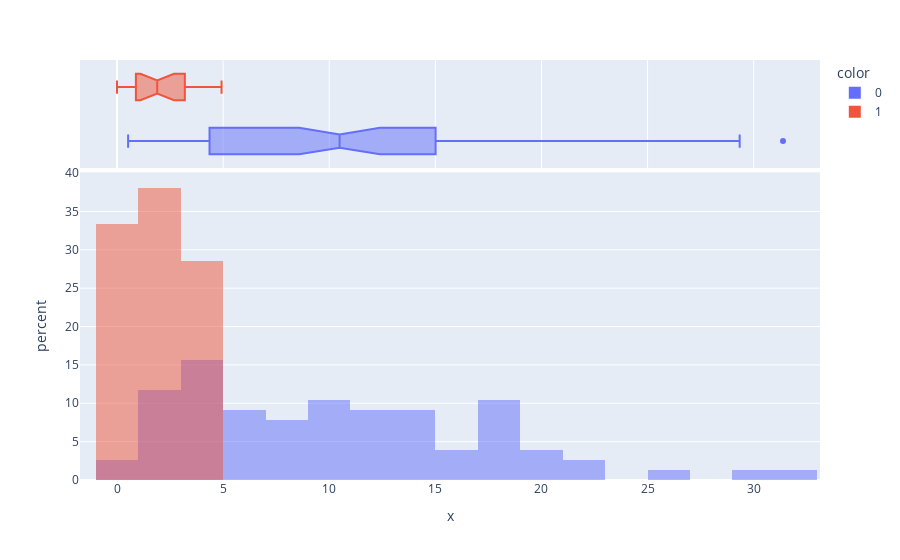

Here is the notebook cell this chart was saved with:
### Markdown cell above
### Use Histograms to Visualise the Monthly Distribution of Outcomes

**Challenge**: Create a [plotly histogram](https://plotly.com/python/histograms/) to show the monthly percentage of deaths. 

* Use docs to check out the available parameters. Use the [`color` parameter](https://plotly.github.io/plotly.py-docs/generated/plotly.express.histogram.html) to display two overlapping histograms.
* The time period of handwashing is shorter than not handwashing. Change `histnorm` to `percent` to make the time periods comparable. 
* Make the histograms slighlty transparent
* Experiment with the number of bins on the histogram. Which number work well in communicating the range of outcomes?
* Just for fun, display your box plot on the top of the histogram using the `marginal` parameter.

### Code cell
px.histogram(x=df_monthly.pct_deaths, color=df_monthly.after_handwashing,barmode='overlay', opacity=0.5, histnorm='percent', nbins=20, marginal='box')

### Figure 1 — Plotly figure (JSON) as saved in the notebook; plotly's stock layout.template omitted (floating-point values rounded to 4 significant figures)
{"data": [{"alignmentgroup": "True", "bingroup": "x", "histnorm": "percent", "hovertemplate": "color=0<br>x=%{x}<br>percent=%{y}<extra></extra>", "legendgroup": "0", "marker": {"color": "#636efa", "opacity": 0.5, "pattern": {"shape": ""}}, "name": "0", "nbinsx": 20, "offsetgroup": "0", "orientation": "v", "showlegend": true, "type": "histogram", "x": [14.57, 7.531, 4.332, 1.569, 0.7843, 5, 8.421, 1.351, 1.878, 11.02, 22.55, 20.85, 12.22, 10.23, 10.74, 3.226, 6.593, 20.78, 25.46, 18.39, 29.34, 22.97, 31.38, 19.12, 15.97, 12.41, 11.93, 6.098, 4.082, 0.5236, 1.554, 2.262, 17.6, 7.143, 8.051, 15.16, 11.28, 17.03, 17.31, 5.833, 2.679, 4.369, 6.32, 1.224, 3.226, 11.02, 10.55, 7.591, 4.745, 4.452, 4.231, 4.392, 7.143, 6.122, 3.586, 10.55, 14.84, 10.94, 10.49, 13.39, 18.09, 15.43, 18.97, 13.44, 10.15, 13.1, 18.06, 14.39, 14.96, 10.77, 5.369, 3.215, 1.923, 3.607, 18.27, 12.24, 2.239], "xaxis": "x", "yaxis": "y"}, {"alignmentgroup": "True", "hovertemplate": "color=0<br>x=%{x}<extra></extra>", "legendgroup": "0", "marker": {"color": "#636efa"}, "name": "0", "notched": true, "offsetgroup": "0", "showlegend": false, "type": "box", "x": [14.57, 7.531, 4.332, 1.569, 0.7843, 5, 8.421, 1.351, 1.878, 11.02, 22.55, 20.85, 12.22, 10.23, 10.74, 3.226, 6.593, 20.78, 25.46, 18.39, 29.34, 22.97, 31.38, 19.12, 15.97, 12.41, 11.93, 6.098, 4.082, 0.5236, 1.554, 2.262, 17.6, 7.143, 8.051, 15.16, 11.28, 17.03, 17.31, 5.833, 2.679, 4.369, 6.32, 1.224, 3.226, 11.02, 10.55, 7.591, 4.745, 4.452, 4.231, 4.392, 7.143, 6.122, 3.586, 10.55, 14.84, 10.94, 10.49, 13.39, 18.09, 15.43, 18.97, 13.44, 10.15, 13.1, 18.06, 14.39, 14.96, 10.77, 5.369, 3.215, 1.923, 3.607, 18.27, 12.24, 2.239], "xaxis": "x2", "yaxis": "y2"}, {"alignmentgroup": "True", "bingroup": "x", "histnorm": "percent", "hovertemplate": "color=1<br>x=%{x}<br>percent=%{y}<extra></extra>", "legendgroup": "1", "marker": {"color": "#EF553B", "opacity": 0.5, "pattern": {"shape": ""}}, "name": "1", "nbinsx": 20, "offsetgroup": "1", "orientation": "v", "showlegend": true, "type": "histogram", "x": [1.2, 1.894, 4.58, 3.957, 4.472, 2.93, 3.534, 0.6873, 0, 0.6557, 0.9585, 1.136, 0.3717, 0, 0.9615, 2.341, 2.903, 1.34, 2.233, 3.085, 4.926], "xaxis": "x", "yaxis": "y"}, {"alignmentgroup": "True", "hovertemplate": "color=1<br>x=%{x}<extra></extra>", "legendgroup": "1", "marker": {"color": "#EF553B"}, "name": "1", "notched": true, "offsetgroup": "1", "showlegend": false, "type": "box", "x": [1.2, 1.894, 4.58, 3.957, 4.472, 2.93, 3.534, 0.6873, 0, 0.6557, 0.9585, 1.136, 0.3717, 0, 0.9615, 2.341, 2.903, 1.34, 2.233, 3.085, 4.926], "xaxis": "x2", "yaxis": "y2"}], "layout": {"barmode": "overlay", "legend": {"title": {"text": "color"}, "tracegroupgap": 0}, "margin": {"t": 60}, "xaxis": {"anchor": "y", "domain": [0, 1], "title": {"text": "x"}}, "xaxis2": {"anchor": "y2", "domain": [0, 1], "matches": "x", "showgrid": true, "showticklabels": false}, "yaxis": {"anchor": "x", "domain": [0, 0.7326], "title": {"text": "percent"}}, "yaxis2": {"anchor": "x2", "domain": [0.7426, 1], "matches": "y2", "showgrid": false, "showline": false, "showticklabels": false, "ticks": ""}}}
